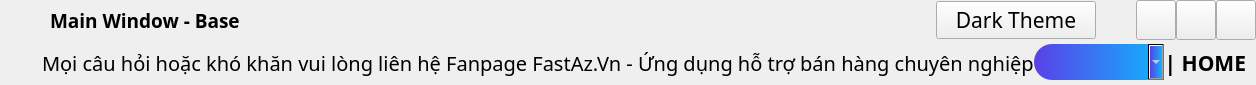
        <widget class="QFrame" name="frame_top">
         <property name="minimumSize">
          <size>
           <width>0</width>
           <height>85</height>
          </size>
         </property>
         <property name="maximumSize">
          <size>
           <width>16777215</width>
           <height>85</height>
          </size>
         </property>
         <property name="styleSheet">
          <string notr="true"/>
         </property>
         <property name="frameShape">
          <enum>QFrame::NoFrame</enum>
         </property>
         <property name="frameShadow">
          <enum>QFrame::Raised</enum>
         </property>
         <layout class="QHBoxLayout" name="horizontalLayout_3">
          <property name="spacing">
           <number>0</number>
          </property>
          <property name="leftMargin">
           <number>0</number>
          </property>
          <property name="topMargin">
           <number>0</number>
          </property>
          <property name="rightMargin">
           <number>0</number>
          </property>
          <property name="bottomMargin">
           <number>0</number>
          </property>
          <item>
           <widget class="QFrame" name="frame_toggle">
            <property name="maximumSize">
             <size>
              <width>75</width>
              <height>16777215</height>
             </size>
            </property>
            <property name="styleSheet">
             <string notr="true"/>
            </property>
            <property name="frameShape">
             <enum>QFrame::NoFrame</enum>
            </property>
            <property name="frameShadow">
             <enum>QFrame::Raised</enum>
            </property>
            <layout class="QVBoxLayout" name="verticalLayout_3">
             <property name="spacing">
              <number>0</number>
             </property>
             <property name="leftMargin">
              <number>0</number>
             </property>
             <property name="topMargin">
              <number>0</number>
             </property>
             <property name="rightMargin">
              <number>0</number>
             </property>
             <property name="bottomMargin">
              <number>0</number>
             </property>
             <item>
              <widget class="QPushButton" name="btn_toggle_menu">
               <property name="sizePolicy">
                <sizepolicy hsizetype="Expanding" vsizetype="Expanding">
                 <horstretch>0</horstretch>
                 <verstretch>0</verstretch>
                </sizepolicy>
               </property>
               <property name="styleSheet">
                <string notr="true">QPushButton {
	
	background-image: url(:/icon/cil-menu.png);
	background-position: center;
	background-repeat: no-reperat;
	border: none;

}
</string>
               </property>
               <property name="text">
                <string/>
               </property>
              </widget>
             </item>
            </layout>
           </widget>
          </item>
          <item>
           <widget class="QFrame" name="frame_top_right">
            <property name="styleSheet">
             <string notr="true"/>
            </property>
            <property name="frameShape">
             <enum>QFrame::NoFrame</enum>
            </property>
            <property name="frameShadow">
             <enum>QFrame::Raised</enum>
            </property>
            <layout class="QVBoxLayout" name="verticalLayout_2">
             <property name="spacing">
              <number>0</number>
             </property>
             <property name="leftMargin">
              <number>0</number>
             </property>
             <property name="topMargin">
              <number>0</number>
             </property>
             <property name="rightMargin">
              <number>0</number>
             </property>
             <property name="bottomMargin">
              <number>0</number>
             </property>
             <item>
              <widget class="QFrame" name="frame_top_btns">
               <property name="maximumSize">
                <size>
                 <width>16777215</width>
                 <height>40</height>
                </size>
               </property>
               <property name="styleSheet">
                <string notr="true"/>
               </property>
               <property name="frameShape">
                <enum>QFrame::NoFrame</enum>
               </property>
               <property name="frameShadow">
                <enum>QFrame::Raised</enum>
               </property>
               <layout class="QHBoxLayout" name="horizontalLayout_4">
                <property name="spacing">
                 <number>0</number>
                </property>
                <property name="leftMargin">
                 <number>0</number>
                </property>
                <property name="topMargin">
                 <number>0</number>
                </property>
                <property name="rightMargin">
                 <number>0</number>
                </property>
                <property name="bottomMargin">
                 <number>0</number>
                </property>
                <item>
                 <widget class="QFrame" name="frame_label_top_btns">
                  <property name="frameShape">
                   <enum>QFrame::NoFrame</enum>
                  </property>
                  <property name="frameShadow">
                   <enum>QFrame::Raised</enum>
                  </property>
                  <layout class="QHBoxLayout" name="horizontalLayout_10">
                   <property name="spacing">
                    <number>0</number>
                   </property>
                   <property name="leftMargin">
                    <number>8</number>
                   </property>
                   <property name="topMargin">
                    <number>0</number>
                   </property>
                   <property name="rightMargin">
                    <number>10</number>
                   </property>
                   <property name="bottomMargin">
                    <number>0</number>
                   </property>
                   <item>
                    <widget class="QLabel" name="label_title_bar_top">
                     <property name="font">
                      <font>
                       <family>Nunito</family>
                       <pointsize>14</pointsize>
                       <bold>true</bold>
                      </font>
                     </property>
                     <property name="styleSheet">
                      <string notr="true">background: transparent;
margin-left: 5px;</string>
                     </property>
                     <property name="text">
                      <string>Main Window - Base</string>
                     </property>
                    </widget>
                   </item>
                   <item>
                    <widget class="QPushButton" name="btn_theme">
                     <property name="minimumSize">
                      <size>
                       <width>0</width>
                       <height>26</height>
                      </size>
                     </property>
                     <property name="maximumSize">
                      <size>
                       <width>160</width>
                       <height>16777215</height>
                      </size>
                     </property>
                     <property name="font">
                      <font>
                       <family>Nunito</family>
                       <pointsize>16</pointsize>
                       <bold>false</bold>
                      </font>
                     </property>
                     <property name="text">
                      <string>Dark Theme</string>
                     </property>
                    </widget>
                   </item>
                   <item>
                    <widget class="QFrame" name="frame_icon_top_bar">
                     <property name="maximumSize">
                      <size>
                       <width>30</width>
                       <height>30</height>
                      </size>
                     </property>
                     <property name="styleSheet">
                      <string notr="true">background: transparent;
background-image: url(:/icon/cil-terminal.png);
background-position: center;
background-repeat: no-repeat;</string>
                     </property>
                     <property name="frameShape">
                      <enum>QFrame::StyledPanel</enum>
                     </property>
                     <property name="frameShadow">
                      <enum>QFrame::Raised</enum>
                     </property>
                    </widget>
                   </item>
                  </layout>
                 </widget>
                </item>
                <item>
                 <widget class="QFrame" name="frame_btns_right">
                  <property name="maximumSize">
                   <size>
                    <width>120</width>
                    <height>16777215</height>
                   </size>
                  </property>
                  <property name="frameShape">
                   <enum>QFrame::NoFrame</enum>
                  </property>
                  <property name="frameShadow">
                   <enum>QFrame::Raised</enum>
                  </property>
                  <layout class="QHBoxLayout" name="horizontalLayout_5">
                   <property name="spacing">
                    <number>0</number>
                   </property>
                   <property name="leftMargin">
                    <number>0</number>
                   </property>
                   <property name="topMargin">
                    <number>0</number>
                   </property>
                   <property name="rightMargin">
                    <number>0</number>
                   </property>
                   <property name="bottomMargin">
                    <number>0</number>
                   </property>
                   <item>
                    <widget class="QPushButton" name="btn_minimize">
                     <property name="sizePolicy">
                      <sizepolicy hsizetype="Minimum" vsizetype="Expanding">
                       <horstretch>0</horstretch>
                       <verstretch>0</verstretch>
                      </sizepolicy>
                     </property>
                     <property name="toolTip">
                      <string>Minimize</string>
                     </property>
                     <property name="styleSheet">
                      <string notr="true"/>
                     </property>
                     <property name="text">
                      <string/>
                     </property>
                     <property name="icon">
                      <iconset resource="../qrc/file_img.qrc">
                       <normaloff>:/icon/cil-window-minimize.png</normaloff>:/icon/cil-window-minimize.png</iconset>
                     </property>
                    </widget>
                   </item>
                   <item>
                    <widget class="QPushButton" name="btn_maximize_restore">
                     <property name="sizePolicy">
                      <sizepolicy hsizetype="Minimum" vsizetype="Expanding">
                       <horstretch>0</horstretch>
                       <verstretch>0</verstretch>
                      </sizepolicy>
                     </property>
                     <property name="toolTip">
                      <string>Maximize</string>
                     </property>
                     <property name="styleSheet">
                      <string notr="true"/>
                     </property>
                     <property name="text">
                      <string/>
                     </property>
                     <property name="icon">
                      <iconset resource="../qrc/file_img.qrc">
                       <normaloff>:/icon/cil-window-maximize.png</normaloff>:/icon/cil-window-maximize.png</iconset>
                     </property>
                    </widget>
                   </item>
                   <item>
                    <widget class="QPushButton" name="btn_close">
                     <property name="sizePolicy">
                      <sizepolicy hsizetype="Minimum" vsizetype="Expanding">
                       <horstretch>0</horstretch>
                       <verstretch>0</verstretch>
                      </sizepolicy>
                     </property>
                     <property name="toolTip">
                      <string>Close</string>
                     </property>
                     <property name="styleSheet">
                      <string notr="true"/>
                     </property>
                     <property name="text">
                      <string/>
                     </property>
                     <property name="icon">
                      <iconset resource="../qrc/file_img.qrc">
                       <normaloff>:/icon/cil-x.png</normaloff>:/icon/cil-x.png</iconset>
                     </property>
                    </widget>
                   </item>
                  </layout>
                 </widget>
                </item>
               </layout>
              </widget>
             </item>
             <item>
              <widget class="QFrame" name="frame_top_info">
               <property name="styleSheet">
                <string notr="true"/>
               </property>
               <property name="frameShape">
                <enum>QFrame::NoFrame</enum>
               </property>
               <property name="frameShadow">
                <enum>QFrame::Raised</enum>
               </property>
               <layout class="QHBoxLayout" name="horizontalLayout_8">
                <property name="spacing">
                 <number>0</number>
                </property>
                <property name="leftMargin">
                 <number>10</number>
                </property>
                <property name="topMargin">
                 <number>0</number>
                </property>
                <property name="rightMargin">
                 <number>10</number>
                </property>
                <property name="bottomMargin">
                 <number>0</number>
                </property>
                <item>
                 <widget class="QLabel" name="label_top_info_1">
                  <property name="font">
                   <font>
                    <family>Nunito</family>
                    <pointsize>15</pointsize>
                   </font>
                  </property>
                  <property name="styleSheet">
                   <string notr="true"/>
                  </property>
                  <property name="text">
                   <string>Mọi câu hỏi hoặc khó khăn vui lòng liên hệ Fanpage FastAz.Vn - Ứng dụng hỗ trợ bán hàng chuyên nghiệp</string>
                  </property>
                 </widget>
                </item>
                <item>
                 <widget class="QComboBox" name="comboBox_user">
                  <property name="maximumSize">
                   <size>
                    <width>280</width>
                    <height>36</height>
                   </size>
                  </property>
                  <property name="font">
                   <font>
                    <family>Nunito</family>
                    <pointsize>20</pointsize>
                    <bold>true</bold>
                   </font>
                  </property>
                  <property name="focusPolicy">
                   <enum>Qt::ClickFocus</enum>
                  </property>
                  <property name="contextMenuPolicy">
                   <enum>Qt::DefaultContextMenu</enum>
                  </property>
                  <property name="styleSheet">
                   <string notr="true">QComboBox{
	color: rgb(255, 255, 255);
	border: none;
	border-radius: 18px;
	background-color: qlineargradient(spread:pad, x1:0, y1:0, x2:1, y2:0, stop:0 rgba(89, 64, 231, 255), stop:1 rgba(15, 181, 253, 255));
}</string>
                  </property>
                  <property name="editable">
                   <bool>false</bool>
                  </property>
                  <property name="currentText">
                   <string notr="true"/>
                  </property>
                  <property name="insertPolicy">
                   <enum>QComboBox::NoInsert</enum>
                  </property>
                  <property name="sizeAdjustPolicy">
                   <enum>QComboBox::AdjustToContentsOnFirstShow</enum>
                  </property>
                  <property name="duplicatesEnabled">
                   <bool>false</bool>
                  </property>
                 </widget>
                </item>
                <item>
                 <widget class="QLabel" name="label_top_info_2">
                  <property name="minimumSize">
                   <size>
                    <width>0</width>
                    <height>0</height>
                   </size>
                  </property>
                  <property name="maximumSize">
                   <size>
                    <width>250</width>
                    <height>16777215</height>
                   </size>
                  </property>
                  <property name="font">
                   <font>
                    <family>Nunito</family>
                    <pointsize>16</pointsize>
                    <bold>true</bold>
                   </font>
                  </property>
                  <property name="styleSheet">
                   <string notr="true"/>
                  </property>
                  <property name="text">
                   <string>| HOME</string>
                  </property>
                  <property name="alignment">
                   <set>Qt::AlignRight|Qt::AlignTrailing|Qt::AlignVCenter</set>
                  </property>
                 </widget>
                </item>
               </layout>
              </widget>
             </item>
            </layout>
           </widget>
          </item>
         </layout>
        </widget>
